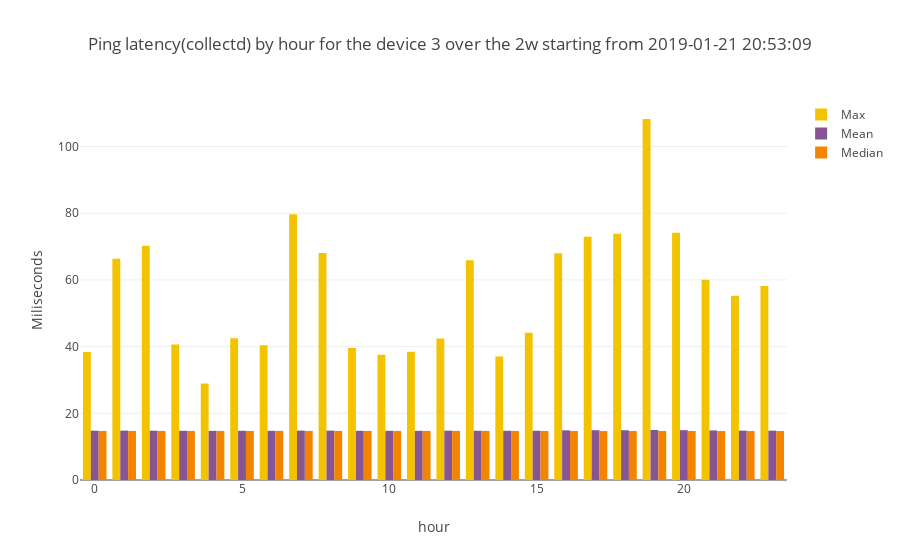

Notebook cell for this chart:
### Code cell
device_number=3
subset=by_hour_by_device_p1[by_hour_by_device_p1["SK_PI"]==device_number]
combined_bar_plot_3traces(xvalues=subset["hour"],
                         yvalues1=subset["max"],
                         yvalues2=subset["mean"],
                         yvalues3=subset["median"],
                         name1="Max",
                         name2="Mean",
                         name3="Median",
                         title="Ping latency(collectd) by hour for the device "+str(device_number)+" over the "+time_interval+" starting from "+starting_point,
                         xtitle="hour",
                         stack=False)#,updatemenus=updatemenus1, annotations=annotations1)

### Figure 1 — Plotly figure (JSON) as saved in the notebook; plotly's stock layout.template omitted (floating-point values rounded to 4 significant figures)
{"data": [{"marker": {"color": "F3C300"}, "name": "Max", "type": "bar", "x": [0, 1, 2, 3, 4, 5, 6, 7, 8, 9, 10, 11, 12, 13, 14, 15, 16, 17, 18, 19, 20, 21, 22, 23], "y": [38.4, 66.35, 70.22, 40.64, 28.94, 42.51, 40.43, 79.72, 68.06, 39.6, 37.56, 38.43, 42.46, 65.86, 37.02, 44.18, 67.98, 72.95, 73.81, 108.3, 74.12, 60.02, 55.29, 58.2]}, {"marker": {"color": "875692"}, "name": "Mean", "type": "bar", "x": [0, 1, 2, 3, 4, 5, 6, 7, 8, 9, 10, 11, 12, 13, 14, 15, 16, 17, 18, 19, 20, 21, 22, 23], "y": [14.78, 14.8, 14.78, 14.76, 14.74, 14.76, 14.75, 14.8, 14.81, 14.75, 14.76, 14.75, 14.79, 14.77, 14.76, 14.78, 14.89, 14.93, 14.92, 15.01, 14.94, 14.86, 14.8, 14.79]}, {"marker": {"color": "F38400"}, "name": "Median", "type": "bar", "x": [0, 1, 2, 3, 4, 5, 6, 7, 8, 9, 10, 11, 12, 13, 14, 15, 16, 17, 18, 19, 20, 21, 22, 23], "y": [14.71, 14.72, 14.72, 14.72, 14.72, 14.72, 14.72, 14.72, 14.72, 14.72, 14.72, 14.73, 14.73, 14.73, 14.72, 14.69, 14.68, 14.67, 14.69, 14.7, 14.68, 14.68, 14.68, 14.69]}], "layout": {"title": "Ping latency(collectd) by hour for the device 3 over the 2w starting from 2019-01-21 20:53:09", "xaxis": {"title": "hour"}, "yaxis": {"title": "Miliseconds"}}}
